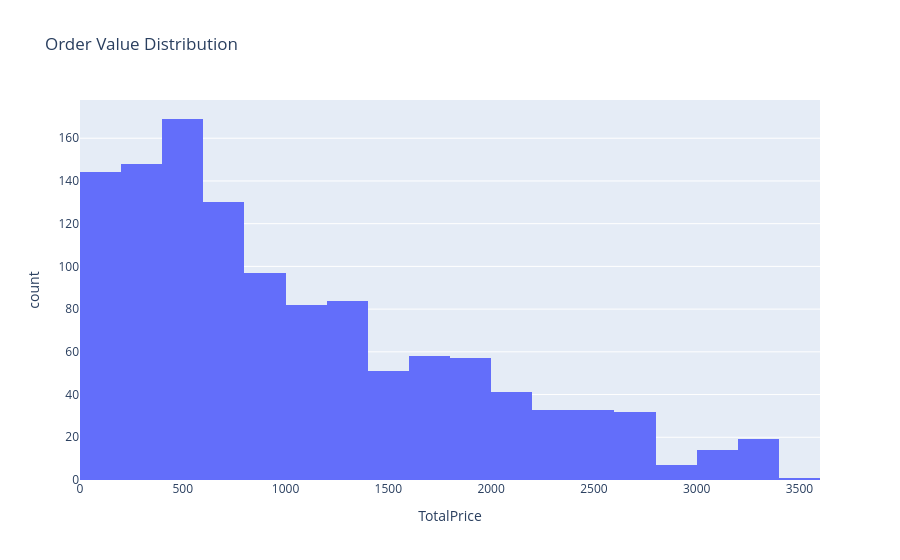

Notebook code for this chart:
### Code cell
# Order Value Distribution (Histogram)
fig = px.histogram(
    df,
    x="TotalPrice",
    nbins=20,
    title="Order Value Distribution"
)

fig.show()

### Figure 1 — Plotly figure (JSON) as saved in the notebook; plotly's stock layout.template omitted (floating-point values rounded to 4 significant figures; data arrays with more than 128 entries replaced by an {"elided": "..."} marker saying what was removed)
{"data": [{"bingroup": "x", "hovertemplate": "TotalPrice=%{x}<br>count=%{y}<extra></extra>", "legendgroup": "", "marker": {"color": "#636efa", "pattern": {"shape": ""}}, "name": "", "nbinsx": 20, "orientation": "v", "showlegend": false, "type": "histogram", "x": {"elided": "1200 float values"}, "xaxis": "x", "yaxis": "y"}], "layout": {"barmode": "relative", "legend": {"tracegroupgap": 0}, "title": {"text": "Order Value Distribution"}, "xaxis": {"anchor": "y", "domain": [0, 1], "title": {"text": "TotalPrice"}}, "yaxis": {"anchor": "x", "domain": [0, 1], "title": {"text": "count"}}}}
